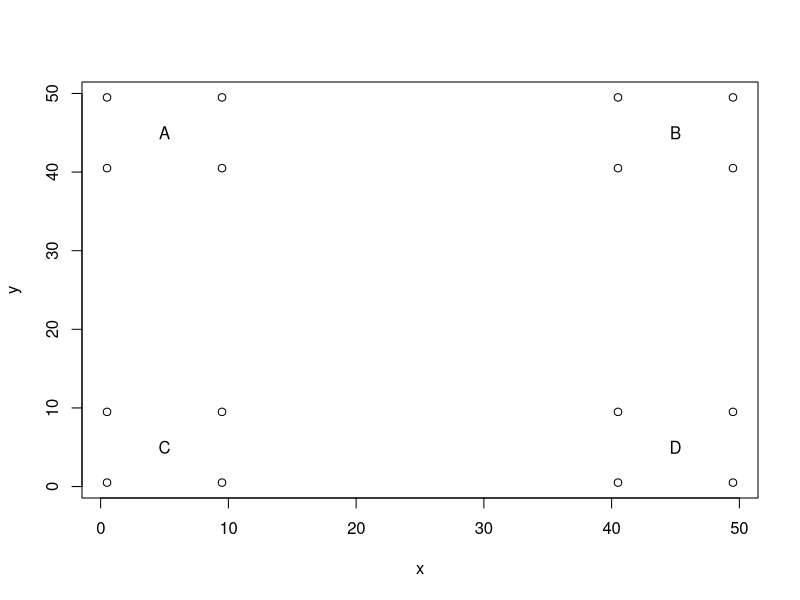

Here is the R script that generated this plot:
library(readxl)

dat_All <- read_xlsx('./data/180926-AllRawData.xlsx',
                     sheet = 'All')
dat_SItes <- read_xlsx('./data/180926-AllRawData.xlsx',
                     sheet = 'SItes')

# fix column names replacing spaces with "_"
names(dat_All) <- sub(" ", "_", names(dat_All), fixed=T)
names(dat_All) <- sub(".", "_", names(dat_All), fixed=T)

names(dat_SItes) <- sub(" ", "_", names(dat_SItes), fixed=T)
names(dat_SItes) <- sub(".", "_", names(dat_SItes), fixed=T)
names(dat_SItes) <- sub("(", "", names(dat_SItes), fixed=T)
names(dat_SItes) <- sub(")", "", names(dat_SItes), fixed=T)

# rename Site to Site_Name so that a conflict does not arise
names(dat_SItes)[1] <- "Site_Name"

# fix Site variable in dat_All
dat_All$Site <- ifelse(dat_All$Site == "CATALOOCHEE", "CATA",
                       dat_All$Site)

# merge subplot ids into site data
site_dat <- merge(dat_All[ , c("Code", "Site", "Subplot", "Sample")],
                 dat_SItes, by.x = "Site", by.y = "Site_Code",
                 all.x = TRUE)

# compute new coordinates based upon sampling design
# see ./figs/plot_design.pdf

calc_coord <- function(x, y, subplot, sample) {
    for(i in seq_along(x)) {
        if (subplot[i] == "A" | subplot[i] == "C")
            x[i] = x[i] - 20
        else 
            x[i] = x[i] + 20
        if (subplot[i] == "A" | subplot[i] == "B")
            y[i] = y[i] + 20
        else
            y[i] = y[i] - 20
        if (sample[i] == 1 | sample[i] == 3) 
            x[i] = x[i] - 4.5
        else
            x[i] = x[i] + 4.5
        if (sample[i] == 1 | sample[i] == 2)
            y[i] = y[i] + 4.5
        else
            y[i] = y[i] - 4.5
    }
    return(data.frame(x, y))
}
    
tst_coords <- data.frame(x = rep(25,16),
                        y = rep(25, 16),
                        subplot = rep(c("A","B","C","D"), each=4),
                        sample = rep(1:4, 4))

new_coords <- with(tst_coords, calc_coord(x, y, subplot, sample))
centroids <- aggregate(new_coords, list(tst_coords$subplot), mean)

pdf('./figs/coord_convert_test.pdf')
plot(new_coords)
text(centroids[1, c('x', 'y')], labels = "A")
text(centroids[2, c('x', 'y')], labels = "B")
text(centroids[3, c('x', 'y')], labels = "C")
text(centroids[4, c('x', 'y')], labels = "D")
dev.off()

coords <- with(site_dat, calc_coord(UTM_E, UTM_N, Subplot, Sample))
site_dat <- cbind(site_dat, coords)
row.names(site_dat) = site_dat$Code


# export cleaned site and comm data to file

write.csv(site_dat, file = './data/site_dat.csv')

dat_All = as.data.frame(dat_All)
row.names(dat_All) = dat_All$Code

write.csv(dat_All[ , -(1:4)], file = './data/comm_dat.csv')
